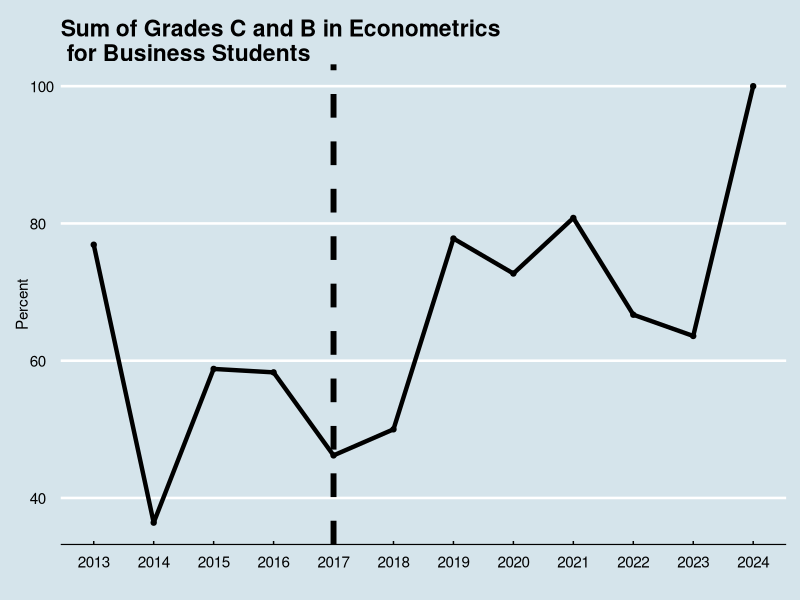

Write the R code that produced this figure.
## ---- chunk 1
#| include: false

library(tidyverse)
library(ggthemes)

data_frame <- 
  data.frame(
  year = c(2013, 2014, 2015, 2016, 2017, 2018, 2019, 2020, 2021, 2022, 2023, 2024),
  persentil = c(76.9, 36.4, 58.8, 58.3, 46.2, 50, 77.8, 72.7, 80.8, 66.7, 63.6, 100)
)

plot1 <- 
  data_frame %>% 
  ggplot(aes(x = year, y = persentil)) +
  geom_line(lwd=1.5) +
  geom_point() +
  scale_x_continuous(breaks = seq(2013, 2024, 1)) +
  geom_vline(xintercept = 2017, linetype = "dashed", lwd = 2) +
  labs(title = "Sum of Grades C and B in Econometrics \n for Business Students",
       x = " ",
       y = "Percent") 
## ---- chunk 2
#| echo: false

plot1 + theme_economist(base_size = 5) + scale_colour_economist()
